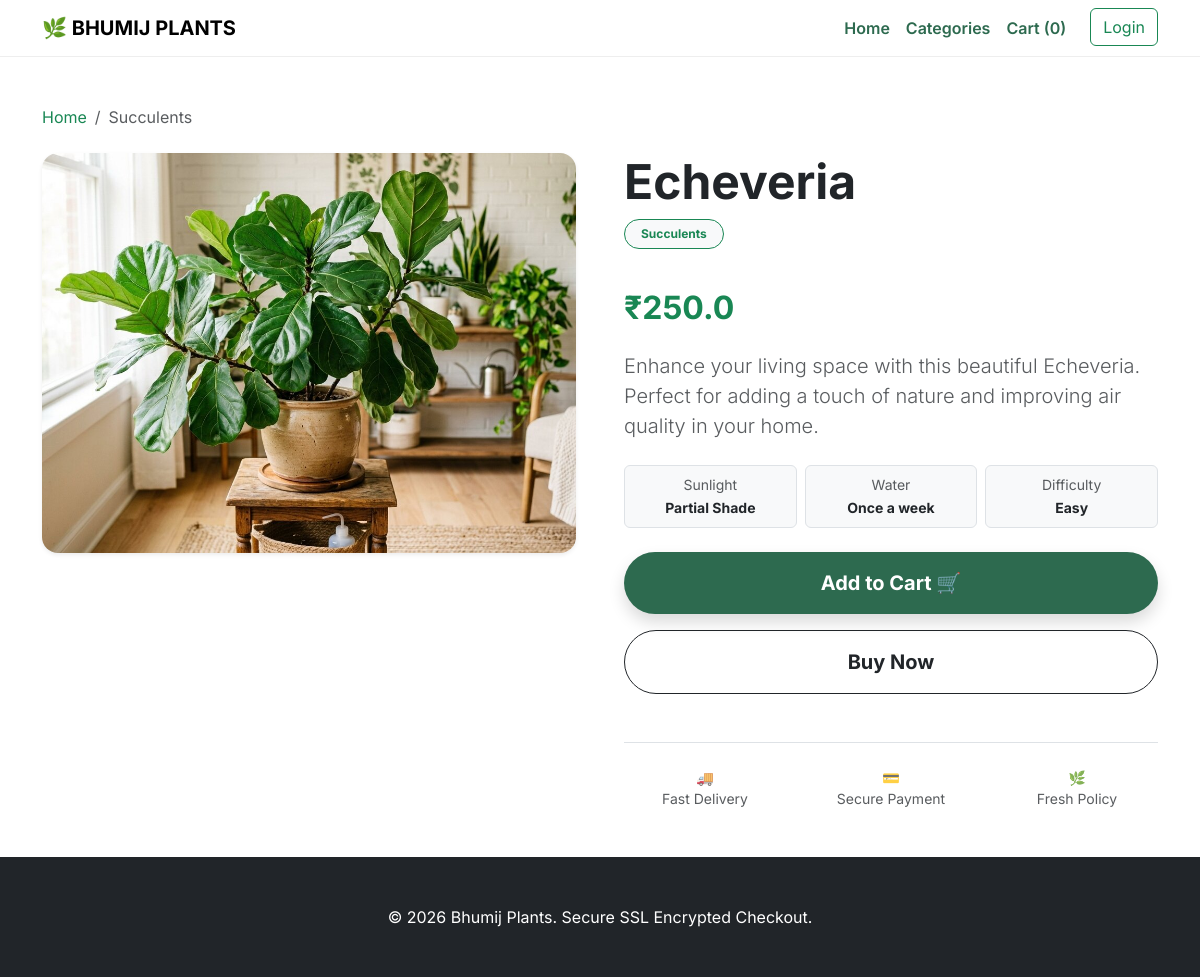
The app's page /product/4 with its own data.
### app/models.py (models this page shows)
class Plant(db.Model):
    id = db.Column(db.Integer, primary_key=True)
    name = db.Column(db.String(100), nullable=False)
    price = db.Column(db.Float, nullable=False)
    category = db.Column(db.String(50), nullable=False)
    image_file = db.Column(db.String(50), nullable=False, default='default.jpg')
    stock = db.Column(db.Integer, default=10)

### app/routes/main.py (the view)
@main_bp.route('/product/<int:plant_id>')
def product_detail(plant_id):
    plant = Plant.query.get_or_404(plant_id)
    return render_template('product_detail.html', plant=plant)

### app/templates/product_detail.html (shortened to what this page needs)
{% extends "base.html" %}
{% block content %}
<div class="container my-5">
    <nav aria-label="breadcrumb" class="mb-4">
        <ol class="breadcrumb">
            <li class="breadcrumb-item"><a href="/" class="text-success text-decoration-none">Home</a></li>
            <li class="breadcrumb-item active">{{ plant.category }}</li>
        </ol>
    </nav>
    <div class="row g-5">
        <div class="col-md-6" data-aos="fade-right">
            <div class="card border-0 shadow-sm overflow-hidden rounded-4">
                <img src="{{ url_for('static', filename='img/' + plant.image_file) }}"
                     class="img-fluid w-100" alt="{{ plant.name }}" style="min-height: 400px; object-fit: cover;">
            </div>
        </div>
        <div class="col-md-6" data-aos="fade-left">
            <h1 class="display-5 fw-bold mb-2">{{ plant.name }}</h1>
            <p class="badge bg-light text-success border border-success px-3 py-2 rounded-pill">{{ plant.category }}</p>
            <h2 class="text-success fw-bold my-4">₹{{ plant.price }}</h2>
            <p class="text-muted lead mb-4">
                Enhance your living space with this beautiful {{ plant.name }}.
                Perfect for adding a touch of nature and improving air quality in your home.
            </p>
            <div class="row mb-4 g-2 text-center">
                <div class="col-4">
                    <div class="p-2 border rounded bg-light">
                        <small class="text-muted d-block">Sunlight</small>
                        <span class="fw-bold small">Partial Shade</span>
                    </div>
                </div>
                <div class="col-4">
                    <div class="p-2 border rounded bg-light">
                        <small class="text-muted d-block">Water</small>
                        <span class="fw-bold small">Once a week</span>
                    </div>
                </div>
                <div class="col-4">
                    <div class="p-2 border rounded bg-light">
                        <small class="text-muted d-block">Difficulty</small>
                        <span class="fw-bold small">Easy</span>
                    </div>
                </div>
            </div>
            <div class="d-grid gap-3 mb-5">
                <a href="{{ url_for('cart.add_to_cart', plant_id=plant.id) }}" class="btn btn-success btn-lg rounded-pill py-3 fw-bold shadow">
                    Add to Cart 🛒
                </a>
                <button class="btn btn-outline-dark btn-lg rounded-pill py-3 fw-bold">
                    Buy Now
                </button>
            </div>
            <div class="border-top pt-4">
                <div class="row text-center text-muted small">
                    <div class="col-4">🚚 <br> Fast Delivery</div>
                    <div class="col-4">💳 <br> Secure Payment</div>
                    <div class="col-4">🌿 <br> Fresh Policy</div>
                </div>
            </div>
        </div>
    </div>
</div>
{% endblock %}

### app/templates/base.html (style rules this page uses)
body { font-family: 'Inter', sans-serif; overflow-x: hidden; }
.btn-success { background-color: #2d6a4f; border: none; }

### records on screen
Plant: category "Succulents", image_file (placeholder picture), name "Echeveria", price "250.0"
